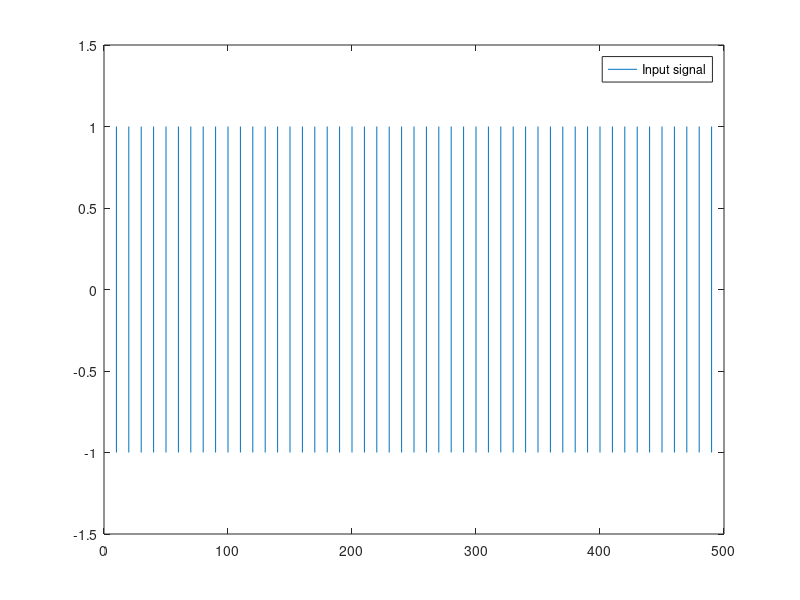
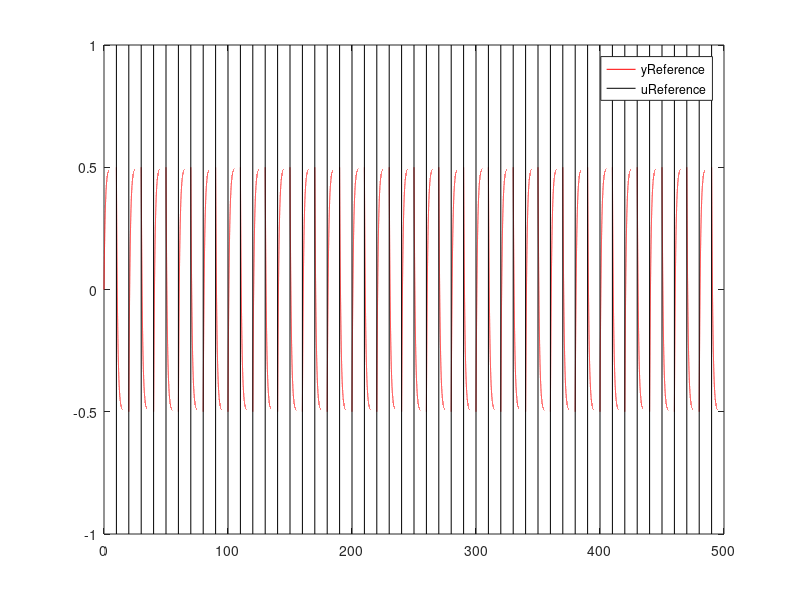

The MATLAB script that drew these images, in order: (Note: this script raises an error after producing the figures.)
% MATLAB simulation of a model reference adaptive controller
% Author: Aleksandar Haber 
% Date: April 21, 2021

clear, pack, clc

% reference model parameters

am=1
bm=0.5

% plant parameters (that are unknown during control design)
a=1.2
b=0.8

%  final values of the parameters for verification of convergence
theta1final=bm/b
theta2final=(am-a)/b

% reference model 
Wm=tf([bm],[1 am])

tmax=500 % max simulation time 
time=0:0.001:tmax;   %time vector 

% define a reference input signal 
pulsew = 10; %pulse width 
delayop= pulsew/2:pulsew*2:tmax; %delay vector 
% reference input 
ur=2*pulstran(time,delayop,'rectpuls',pulsew)-1; 

% input reference signal
figure(1)
plot(time,ur); 
legend("Input signal");
set(gca,'Ylim',[-1.5 1.5]);

% output reference signal
yr=lsim(Wm,ur,time);

figure(2)
plot(time,yr,'r')
hold on
plot(time,ur,'k')
legend("yReference","uReference");


% initial condition
x0=zeros(5,1);
% gain
gamma2=0.5;

[time1 state_trajectories] = ode45(@(t,x) dynamics_adaptive(t, x, ur, yr, time,am,bm,a,b,gamma2), time, x0);

theta1=state_trajectories(:,1);
theta2=state_trajectories(:,3);
y=state_trajectories(:,5);


figure(3)
plot(time,yr,'k')
hold on
plot(time,y,'m')

figure(4)
plot(time,theta1,'k')
hold on 
plot(time,theta2,'m')
legend("theta1","theta2");



